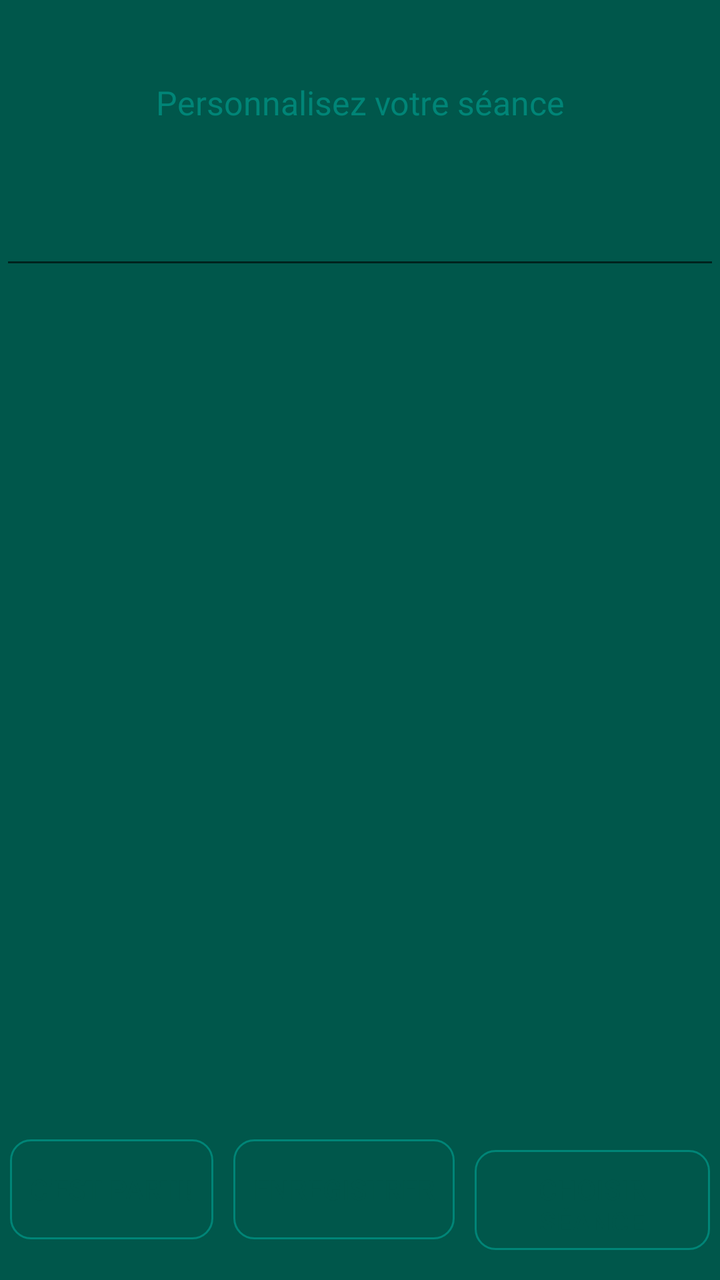
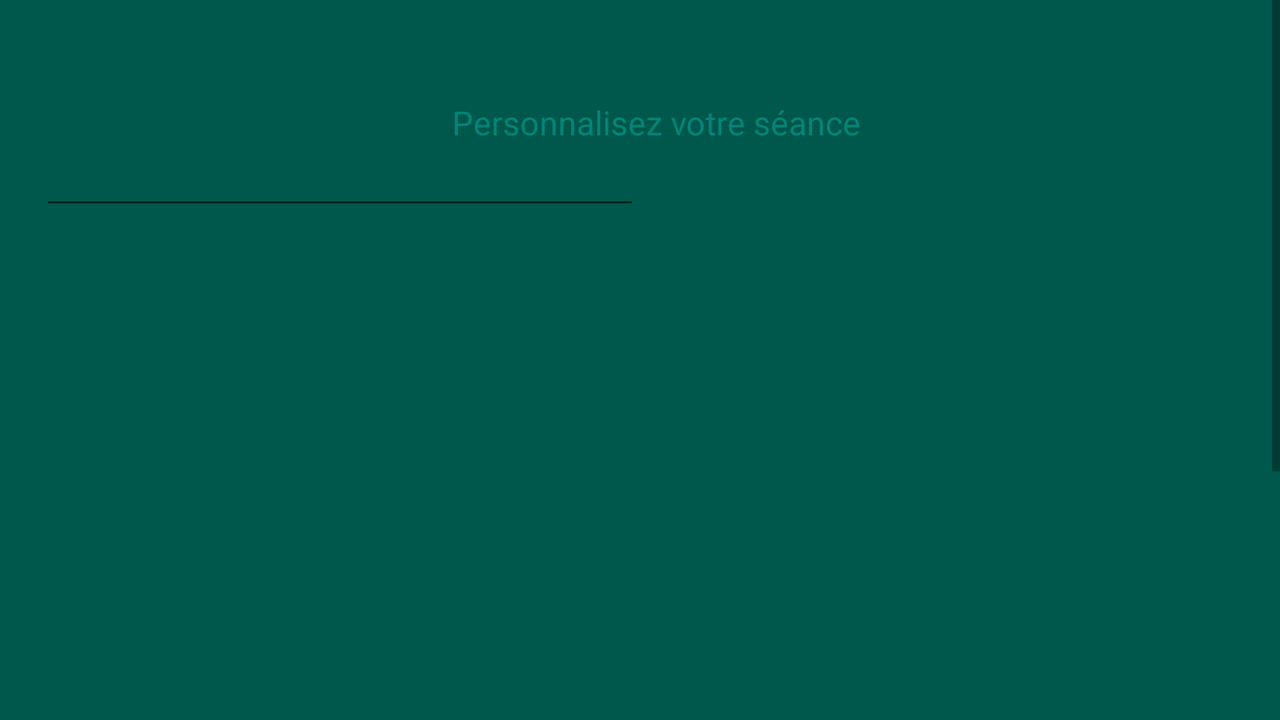

An Android layout and its configuration variant, each rendered on a device that would load it. The default file and the variant file are quoted in full after the pictures.
<!-- AndroidManifest.xml: application theme AppTheme -->
<!-- res/layout/activity_main.xml -->
<?xml version="1.0" encoding="utf-8"?>
<LinearLayout
    xmlns:android="http://schemas.android.com/apk/res/android"
    android:layout_width="match_parent"
    android:layout_height="match_parent"
    android:orientation="vertical"
    android:layout_gravity="center"
    android:id="@+id/mainLayout"
    android:background="@color/backgroundApp"
    >
    <TextView
        android:layout_width="match_parent"
        android:layout_height="wrap_content"
        android:text="Personnalisez votre séance"
        android:textSize="50px"
        android:gravity="center"
        android:layout_margin="40dp"
        android:textColor="@color/colorPrimary"
        />

    <EditText
        android:id="@+id/editNameSeance"
        android:layout_width="match_parent"
        android:layout_height="wrap_content"
        android:textSize="15sp"/>

    <ListView
        android:id="@+id/timeList"
        android:layout_width="match_parent"
        android:layout_height="300dp"
        android:layout_margin="20dp"></ListView>

    <LinearLayout
        android:layout_width="match_parent"
        android:layout_height="match_parent"
        android:orientation="horizontal"
        android:gravity="bottom"
        >
            <Button
                android:id="@+id/btnValider"
                android:layout_width="wrap_content"
                android:layout_height="50dp"
                android:text="C'est parti!"
                android:background="@drawable/ic_rounded_button"
                android:textColor="@color/backgroundApp"
                android:padding="10dp"
                android:gravity="center"
                android:layout_margin="5dp"

                />

            <Button
                android:id="@+id/button_save"
                android:layout_width="wrap_content"
                android:layout_height="50dp"
                android:text="Enregistrer"
                android:background="@drawable/ic_rounded_button"
                android:textColor="@color/backgroundApp"
                android:padding="10dp"
                android:layout_margin="5dp"
                />

            <Button
                android:id="@+id/btnSelectSeance"
                android:layout_width="wrap_content"
                android:layout_height="50dp"
                android:text="Choisir Séance"
                android:background="@drawable/ic_rounded_button"
                android:textColor="@color/backgroundApp"
                android:padding="10dp"
                android:layout_margin="5dp"
                />

    </LinearLayout>
</LinearLayout>
<!-- resources referenced by this layout -->
<resources>
  <color name="backgroundApp">#00574B</color>
  <color name="colorPrimary">#008577</color>
  <!-- drawable ic_rounded_button (drawable-v24) -->
  <?xml version="1.0" encoding="utf-8"?>
  <shape xmlns:android="http://schemas.android.com/apk/res/android">
      <stroke
          android:width="1dp"
          android:color="@color/colorPrimary"
          />
  
      <solid android:background="@color/colorPrimary"
         />
  
      <corners
          android:radius="5dp"
          android:topLeftRadius="10dp"
          android:topRightRadius="10dp"
          android:bottomLeftRadius="10dp"
          android:bottomRightRadius="10dp"
          />
  </shape>
  <style name="AppTheme" parent="Theme.AppCompat.Light.DarkActionBar">
          
          <item name="colorPrimary">@color/colorPrimary</item>
          <item name="colorPrimaryDark">@color/colorPrimaryDark</item>
          
      </style>
  <color name="colorPrimaryDark">#00574B</color>
</resources>
<!-- res/layout-land/activity_main.xml (the author's variant of the layout above) -->
<!-- drawn on the phone turned sideways -->
<?xml version="1.0" encoding="utf-8"?>
<LinearLayout
    xmlns:android="http://schemas.android.com/apk/res/android"
    android:layout_width="match_parent"
    android:layout_height="wrap_content"
    android:orientation="vertical"
    android:layout_gravity="center"
    android:id="@+id/mainLayout"
    android:background="@color/backgroundApp"
    android:focusableInTouchMode="true"
    >

    <ScrollView
        android:layout_width="fill_parent"
        android:layout_height="fill_parent"
        android:fillViewport="true"
        android:scrollbarStyle="insideInset"
        >
        <LinearLayout
            android:orientation="vertical"
            android:layout_width="fill_parent"
            android:layout_height="fill_parent" >

    <LinearLayout
        android:layout_width="match_parent"
        android:layout_height="match_parent"
        android:orientation="vertical"
        android:layout_weight="2"
        >

    <TextView
        android:layout_width="match_parent"
        android:layout_height="wrap_content"
        android:text="Personnalisez votre séance"
        android:layout_marginTop="50dp"
        android:layout_marginLeft="20dp"
        android:textSize="50px"
        android:gravity="center"
        android:textColor="@color/colorPrimary"
        />

    <EditText
        android:id="@+id/editNameSeance"
        android:layout_width="300dp"
        android:imeOptions="actionDone"
        android:layout_height="wrap_content"
        android:layout_marginLeft="20dp"
        android:layout_gravity="start"
        android:textSize="15sp"
        android:inputType="text"
        />

    <ListView
        android:id="@+id/timeList"
        android:layout_width="match_parent"
        android:layout_height="300dp"
        android:layout_margin="20dp"></ListView>

    </LinearLayout>

    <LinearLayout
        android:layout_width="match_parent"
        android:layout_height="100dp"
        android:orientation="horizontal"
        android:gravity="center|bottom"
        >
            <Button
                android:id="@+id/btnValider"
                android:layout_width="wrap_content"
                android:layout_height="wrap_content"
                android:text="C'est parti!"
                android:background="@drawable/ic_rounded_button"
                android:textColor="@color/backgroundApp"
                android:padding="10dp"
                android:gravity="center"
                android:layout_margin="5dp"

                />

            <Button
                android:id="@+id/button_save"
                android:layout_width="wrap_content"
                android:layout_height="50dp"
                android:text="Enregistrer"
                android:background="@drawable/ic_rounded_button"
                android:textColor="@color/backgroundApp"
                android:padding="10dp"
                android:layout_margin="5dp"
                />

            <Button
                android:id="@+id/btnSelectSeance"
                android:layout_width="wrap_content"
                android:layout_height="50dp"
                android:text="Choisir Séance"
                android:background="@drawable/ic_rounded_button"
                android:textColor="@color/backgroundApp"
                android:padding="10dp"
                android:layout_margin="5dp"
                />

    </LinearLayout>
    </LinearLayout>
    </ScrollView>
</LinearLayout>
